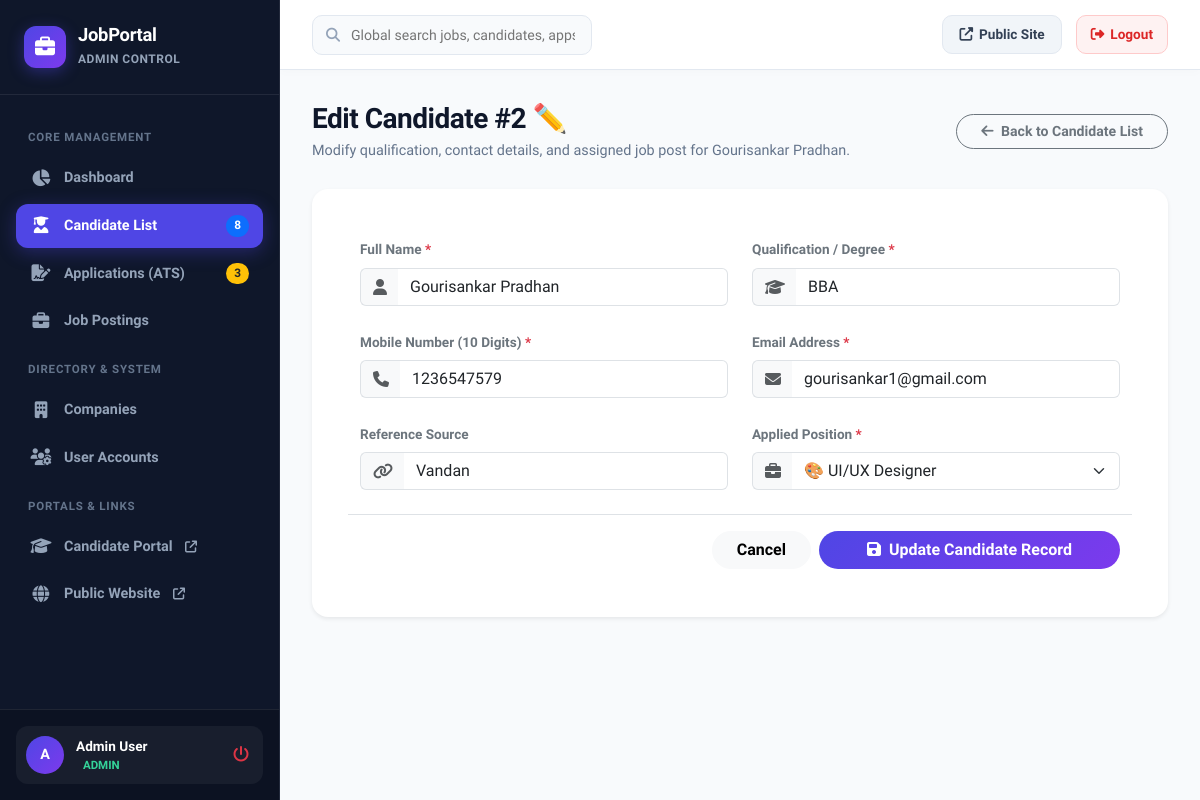
The page /admin/candidate_edit.php?id=2 (signed in) on the database as committed earlier.
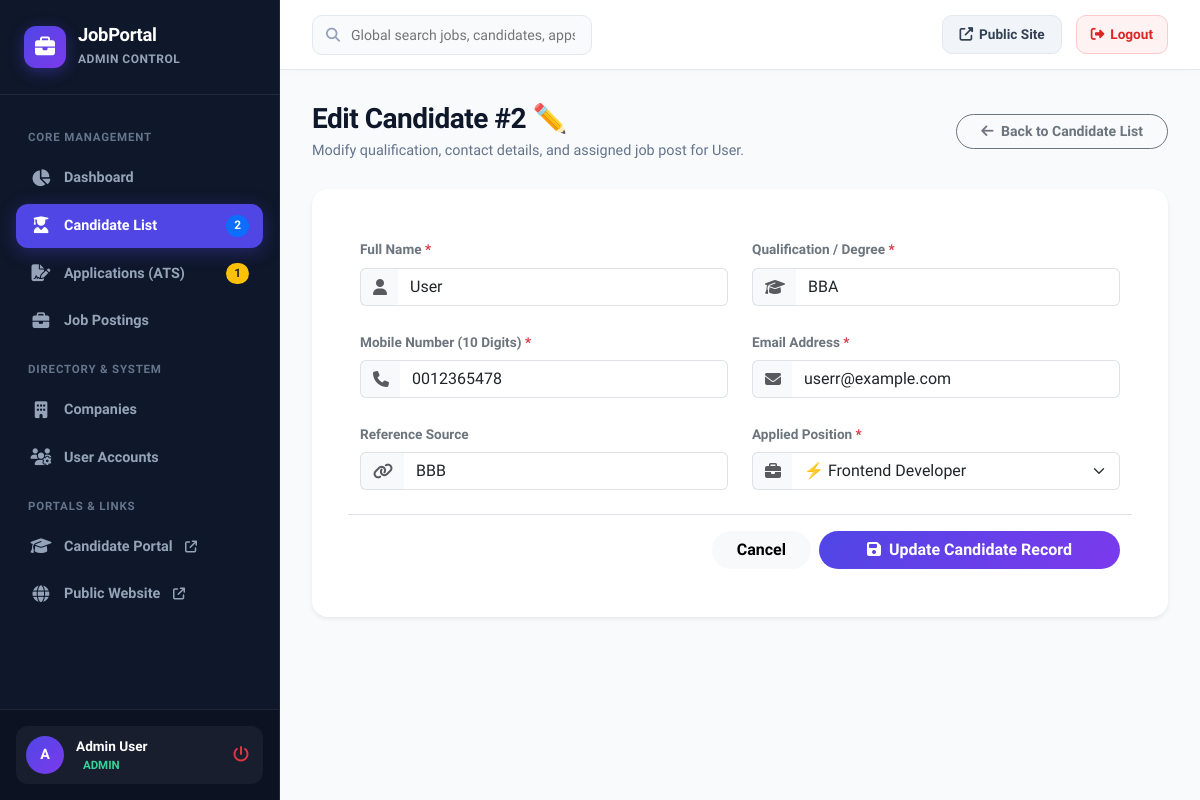
The same page on the database as committed later.
### tables this page shows
CREATE TABLE `jobregistration` (
  `id` int(255) NOT NULL,
  `name` varchar(255) NOT NULL,
  `degree` varchar(255) NOT NULL,
  `mobile` varchar(255) NOT NULL,
  `email` varchar(255) NOT NULL,
  `refer` varchar(255) NOT NULL,
  `jobpost` varchar(255) NOT NULL
);

### admin/candidate_edit.php (the view, shortened to what the changed rows need)
<?php
require_once __DIR__ . '/auth_check.php';
$ids = isset($_GET['id']) ? (int)$_GET['id'] : (isset($_POST['id']) ? (int)$_POST['id'] : 0);
$showquery = "SELECT * FROM jobregistration WHERE id = ?";
$showstmt = mysqli_prepare($con, $showquery);
if ($showstmt) {
    mysqli_stmt_bind_param($showstmt, "i", $ids);
    mysqli_stmt_execute($showstmt);
    $result = mysqli_stmt_get_result($showstmt);
    $arrdata = mysqli_fetch_assoc($result);
} else {
    $_SESSION['admin_error'] = 'Database error while fetching candidate record.';
    header('Location: candidates.php');
    exit();
}
require_once __DIR__ . '/includes/header.php';
?>
<div class="page-header-box">
    <div class="page-header-title">
        <h1>Edit Candidate #<?php echo $ids; ?> ✏️</h1>
        <p>Modify qualification, contact details, and assigned job post for <?php echo htmlspecialchars($arrdata['name']); ?>.</p>
    </div>
</div>
<div class="card border-0 rounded-4 shadow-sm">
    <div class="card-body p-4 p-md-5">
        <form method="POST" action="candidate_edit.php?id=<?php echo $ids; ?>">
            <div class="row g-4">
                <div class="col-md-6">
                    <div class="input-group">
                        <span class="input-group-text bg-light border-end-0"><i class="fas fa-user text-muted"></i></span>
                        <input type="text" class="form-control border-start-0" id="name" name="name" value="<?php echo htmlspecialchars($arrdata['name']); ?>" required>
                    </div>
                </div>
                <div class="col-md-6">
                    <div class="input-group">
                        <span class="input-group-text bg-light border-end-0"><i class="fas fa-graduation-cap text-muted"></i></span>
                        <input type="text" class="form-control border-start-0" id="qualification" name="qualification" value="<?php echo htmlspecialchars($arrdata['degree']); ?>" required>
                    </div>
                </div>
                <div class="col-md-6">
                    <div class="input-group">
                        <span class="input-group-text bg-light border-end-0"><i class="fas fa-phone text-muted"></i></span>
                        <input type="tel" class="form-control border-start-0" id="mobile" name="mobile" pattern="[0-9]{10}" value="<?php echo htmlspecialchars($arrdata['mobile']); ?>" required>
                    </div>
                </div>
                <div class="col-md-6">
                    <div class="input-group">
                        <span class="input-group-text bg-light border-end-0"><i class="fas fa-envelope text-muted"></i></span>
                        <input type="email" class="form-control border-start-0" id="email" name="email" value="<?php echo htmlspecialchars($arrdata['email']); ?>" required>
                    </div>
                </div>
                <div class="col-md-6">
                    <div class="input-group">
                        <span class="input-group-text bg-light border-end-0"><i class="fas fa-link text-muted"></i></span>
                        <input type="text" class="form-control border-start-0" id="refer" name="refer" value="<?php echo htmlspecialchars($arrdata['refer']); ?>">
                    </div>
                </div>
                <div class="col-md-6">
                    <div class="input-group">
                        <span class="input-group-text bg-light border-end-0"><i class="fas fa-briefcase text-muted"></i></span>
                        <select class="form-select border-start-0" id="job_position" name="job_position" required>
                            <option value="UI/UX Designer" <?php echo ($arrdata['jobpost'] === 'UI/UX Designer') ? 'selected' : ''; ?>>🎨 UI/UX Designer</option>
                            <option value="Frontend Developer" <?php echo ($arrdata['jobpost'] === 'Frontend Developer') ? 'selected' : ''; ?>>⚡ Frontend Developer</option>
                        </select>
                    </div>
                </div>
            </div>
        </form>
    </div>
</div>
<?php require_once __DIR__ . '/includes/footer.php'; ?>

### admin/includes/sidebar.php (shortened to what the changed rows need)
<?php
$currentPage = basename($_SERVER['PHP_SELF']);
?>
<aside class="admin-sidebar" id="adminSidebar">
    <nav class="sidebar-nav">
        <a href="candidates.php" class="sidebar-link <?php echo in_array($currentPage, ['candidates.php', 'candidate_add.php', 'candidate_edit.php']) ? 'active' : ''; ?>">
            <i class="fas fa-user-graduate"></i>
            <span>Candidate List</span>
            <span class="sidebar-badge bg-primary text-white"><?php echo $totalCandidatesCount ?? 0; ?></span>
        </a>
        <a href="applications.php" class="sidebar-link <?php echo ($currentPage === 'applications.php') ? 'active' : ''; ?>">
            <i class="fas fa-file-signature"></i>
            <span>Applications (ATS)</span>
            <?php if (($pendingAppsCount ?? 0) > 0): ?>
                <span class="sidebar-badge bg-warning text-dark"><?php echo $pendingAppsCount; ?></span>
            <?php endif; ?>
        </a>
    </nav>
</aside>

Rows that differ between the two databases and show on the page:
changed jobregistration "BBA": name "Gourisankar Pradhan" → "User"; mobile "1236547579" → "0012365478"; email "gourisankar1@gmail.com" → "userr@example.com"; refer "Vandan" → "BBB"; job_position "🎨 UI/UX Designer" → "⚡ Frontend Developer"
Other text that changed with them:
$totalCandidatesCount: "8" → "2"
$pendingAppsCount: "3" → "1"
